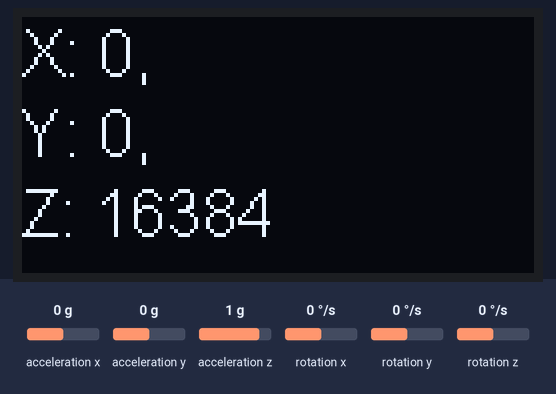
This sketch was run on a simulated ESP8266 (NodeMCU). Shown: 128×64 one-colour display. Wiring (inferred from the names in the program): MPU-6050 motion sensor at I2C address 0x68. The inputs (shaded band) are chosen by the test bench; at power-on: acceleration x 0 g, acceleration y 0 g, acceleration z 1 g, rotation x 0 °/s, rotation y 0 °/s, rotation z 0 °/s. What the sketch prints to the serial monitor is not drawn.

Above: at 1.2 s.
1.3 s: acceleration x set to -1.4 g
At 2.6 s:
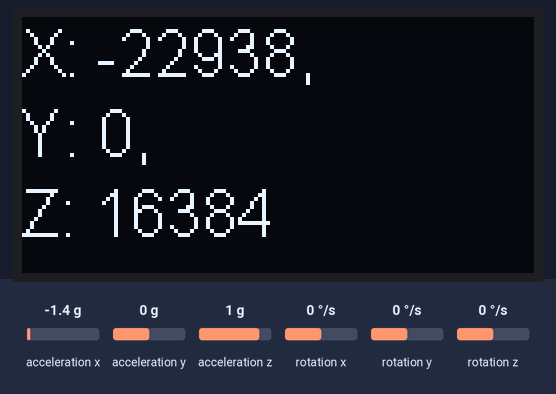
2.9 s: acceleration y set to -1.4 g
At 3.4 s:
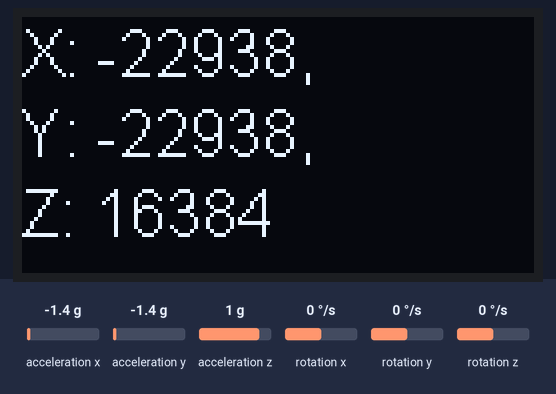
4.5 s: acceleration z set to -1.4 g
At 5.5 s:
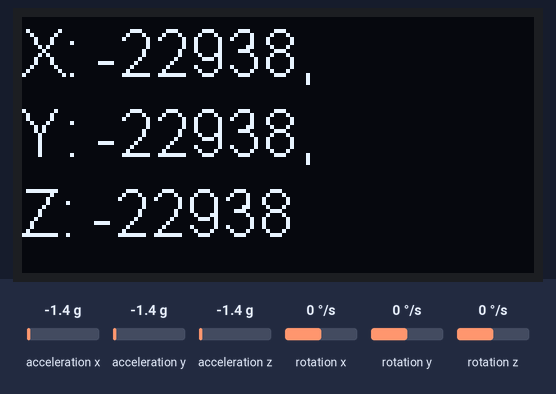
6.0 s: acceleration x set to -0.8 g
At 7.3 s:
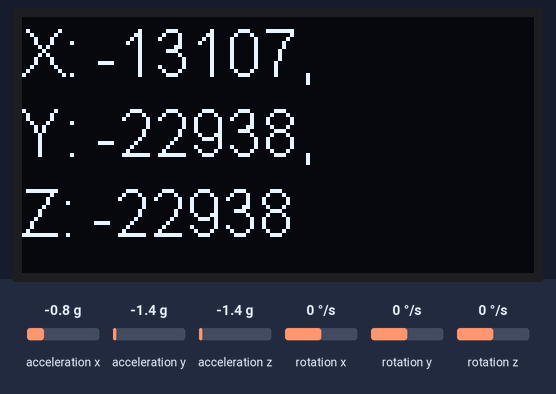
7.6 s: acceleration y set to -0.8 g
At 8.4 s:
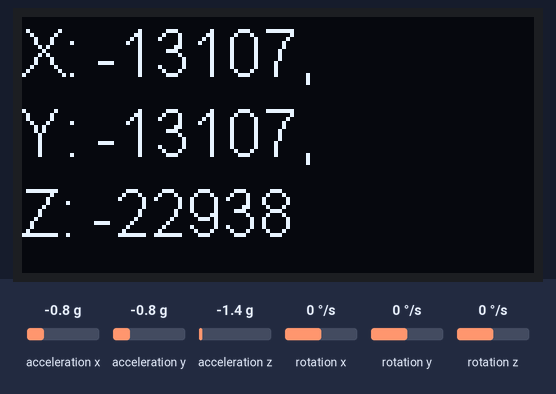
Timing chart, 0 to 10.1 s (numbered marks = the images above; inputs shaded):
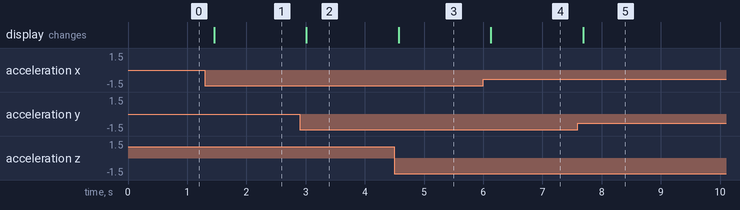

Measured:
- after the input at 1.3 s, the display: changes after 0.16 s (image 1)
- after the input at 2.9 s, the display: changes after 0.11 s (image 2)
- after the input at 4.5 s, the display: changes after 0.07 s (image 3)
- after the input at 6.0 s, the display: changes after 0.13 s (image 4)
- after the input at 7.6 s, the display: changes after 0.09 s (image 5)

The sketch:

Multiple_I2C_Peripherals_ESP32.ino
```cpp
/*
   This sketch demonstrates multiple I2C Slaves with ESP32
   Here, the slaves are OLED Screen and MPU6050
   The ESP will fetch data from MPU6050 and write to OLED Screen in one loop
   Both have different I2C Addresses

   Library for OLED Display Interface can be found here: https://github.com/ThingPulse/esp8266-oled-ssd1306

   Author: Yash Sanghvi
*/

#include "SSD1306.h"
#include<Wire.h>


//OLED related variables
#define OLED_ADDR   0x3c
#define OLED_SDA    21
#define OLED_SCL    22

//MPU6050 related variables
#define MPU_ADDR 0x68  // I2C address of the MPU-6050
#define MPU_SDA 21
#define MPU_SCL 22
int16_t AcX, AcY, AcZ, Tmp, GyX, GyY, GyZ, AcX_H, AcX_L, AcX_2;

SSD1306  display(OLED_ADDR, OLED_SDA, OLED_SCL);

void showOLEDMessage(String line1, String line2, String line3)
{
  display.init();                                                           // clears screen
  display.setFont(ArialMT_Plain_16);
  display.drawString(0, 0, line1);                                          // adds to buffer
  display.drawString(0, 20, line2);
  display.drawString(0, 40, line3);
  display.display();                                                        // displays content in buffer
}

void setup() {
  // put your setup code here, to run once:
  Wire.begin(MPU_SDA, MPU_SCL, 100000); // sda, scl, freq
  Wire.beginTransmission(MPU_ADDR);
  Wire.write(0x6B);  // PWR_MGMT_1 register
  Wire.write(0);     // set to zero (wakes up the MPU-6050)
  Wire.endTransmission(true);

  Serial.begin(115200);
  Serial.println("Setup complete...");
}

void loop() {
  // put your main code here, to run repeatedly:
  Wire.beginTransmission(MPU_ADDR);
  Wire.write(0x3B);  // starting with register 0x3B (ACCEL_XOUT_H)
  Wire.endTransmission(true);
  Wire.beginTransmission(MPU_ADDR);
  Wire.requestFrom(MPU_ADDR, 14, true); // request a total of 14 registers
  AcX = Wire.read() << 8 | Wire.read(); // 0x3B (ACCEL_XOUT_H) & 0x3C (ACCEL_XOUT_L)
  AcY = Wire.read() << 8 | Wire.read(); // 0x3D (ACCEL_YOUT_H) & 0x3E (ACCEL_YOUT_L)
  AcZ = Wire.read() << 8 | Wire.read(); // 0x3F (ACCEL_ZOUT_H) & 0x40 (ACCEL_ZOUT_L)
  Tmp = Wire.read() << 8 | Wire.read(); // 0x41 (TEMP_OUT_H) & 0x42 (TEMP_OUT_L)
  GyX = Wire.read() << 8 | Wire.read(); // 0x3B (ACCEL_XOUT_H) & 0x3C (ACCEL_XOUT_L)
  GyY = Wire.read() << 8 | Wire.read(); // 0x3D (ACCEL_YOUT_H) & 0x3E (ACCEL_YOUT_L)
  GyZ = Wire.read() << 8 | Wire.read(); // 0x3F (ACCEL_ZOUT_H) & 0x40 (ACCEL_ZOUT_L)


  //Serial.print("AcX = ");
  Serial.print(AcX); Serial.print(" , ");
  //Serial.print(" | AcY = ");
  Serial.print(AcY); Serial.print(" , ");
  // Serial.print(" | AcZ = ");
  Serial.print(AcZ);
  Serial.print(" , ");


  Serial.print(GyX); Serial.print(" , ");
  //Serial.print(" | AcY = ");
  Serial.print(GyY); Serial.print(" , ");
  // Serial.print(" | AcZ = ");
  Serial.print(GyZ); Serial.println(" , ");

  String AcclnX = "X: " + String(AcX) + ",";
  String AcclnY = "Y: " + String(AcY) + ",";
  String AcclnZ = "Z: " + String(AcZ);
  showOLEDMessage(AcclnX,AcclnY,AcclnZ);
  delay(100);

}
```
